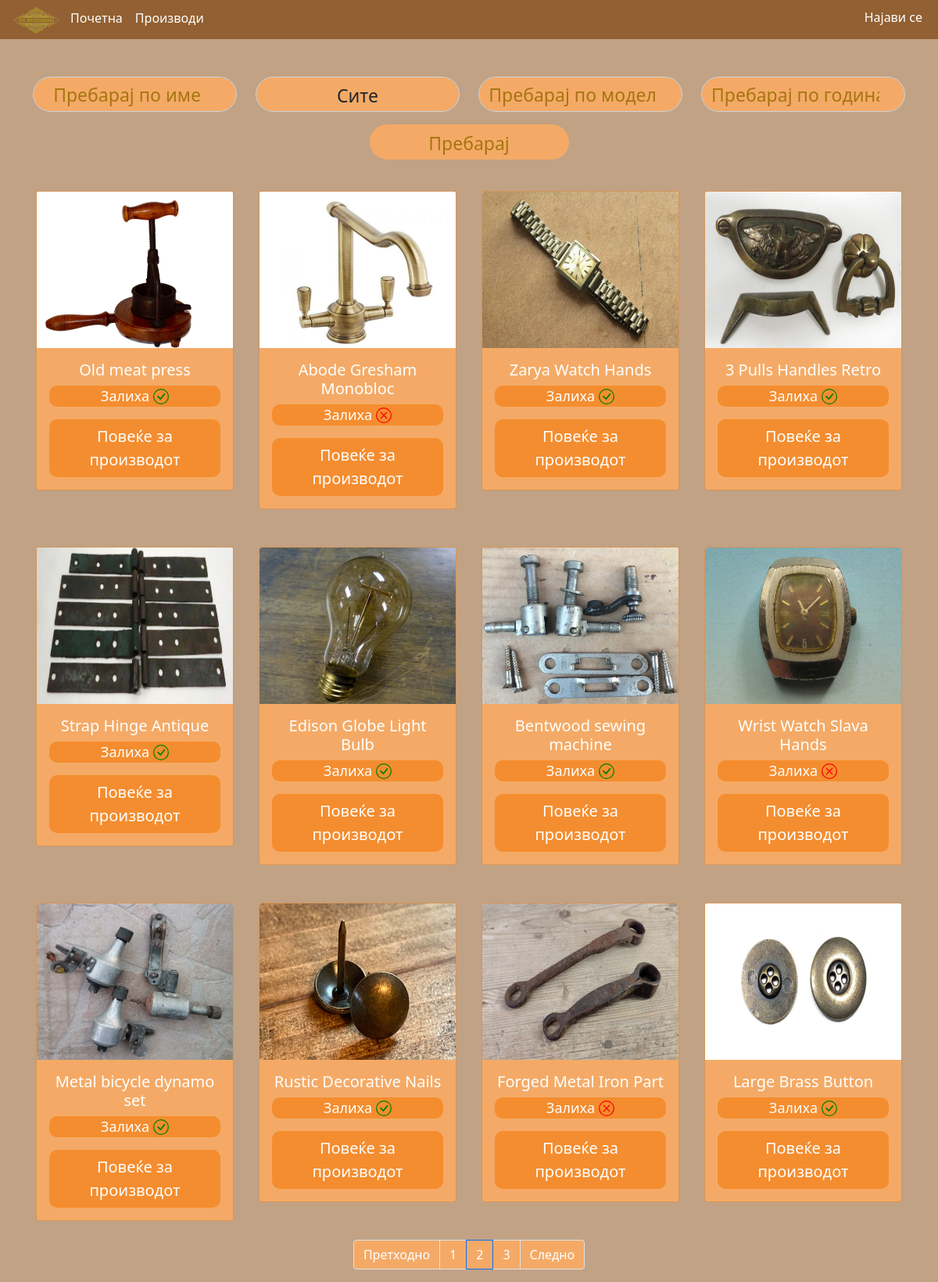
/products/?page=2, run on the app's committed database.
### The_Antiquarians_app/models.py (models this page shows, shortened)
class Product(models.Model):
    CATEGORY = [
        ('Мебел', 'Мебел'),
        ('Накит', 'Накит'),
        ('Часовници', 'Часовници'),
        ('Кујнски прибор', 'Кујнски прибор'),
        ('Декоративни работи', 'Декоративни работи'),
        ('Интериор', 'Интериор'),
        ('Музички инструменти', 'Музички инструменти'),
        ('Играчки', 'Играчки'),
        ('Текстил', 'Текстил'),
    ]
    seller_name_and_surname = models.CharField(max_length=100, null=True, blank=True)
    seller_city = models.CharField(max_length=100, null=True, blank=True)
    seller_email = models.CharField(max_length=100, null=True, blank=True)
    seller_phone_number = models.CharField(max_length=100, null=True, blank=True)
    name = models.CharField(max_length=100, null=False, blank=False)
    price = models.IntegerField(null=False, blank=False)
    quantity = models.IntegerField(null=False, blank=False)
    year = models.IntegerField(null=False, blank=False)
    category = models.CharField(max_length=255, null=False, blank=False, choices=CATEGORY)
    model = models.CharField(max_length=255, null=False, blank=False)
    image = models.ImageField(upload_to="The_Antiquarians_app/static/images/images")
    description = models.TextField(max_length=500)
    @property
    def imageURL(self):
        try:
            url = self.image.url
        except:
            url = ''
        return url

### The_Antiquarians_app/views.py (the view)
# urls.py: path('products/', products, name="products"),
def products(request):
    name_filter = request.GET.get('name_filter')
    category_filter = request.GET.get('category_filter')
    model_filter = request.GET.get('model_filter')
    year_filter = request.GET.get('year_filter')
    all_products = Product.objects.all()
    if name_filter:
        all_products = all_products.filter(name__icontains=name_filter)
    if category_filter:
        all_products = all_products.filter(category__icontains=category_filter)
    if model_filter:
        all_products = all_products.filter(model__icontains=model_filter)
    if year_filter:
        all_products = all_products.filter(year__icontains=year_filter)
    paginator = Paginator(all_products, 12)
    page_number = request.GET.get('page')
    all_products = paginator.get_page(page_number)
    categories = []
    for category in Product.CATEGORY:
        categories.append(category[1])
    context = {
        "products": all_products,
        "name_filter_value": name_filter,
        "category_filter_value": category_filter,
        "model_filter_value": model_filter,
        "year_filter_value": year_filter,
        "categories": categories
    }
    return render(request, "products.html", context=context)

### The_Antiquarians_app/templates/products.html (shortened to what this page needs)
{% extends 'main.html' %}
{% load static %}
{% block content %}
    <div class="container mt-5">
        <form method="GET" action="{% url 'products' %}">
            <div class="row">
                <div class="col-lg-3 col-md-6">
                    <input class="form-control btn-search-products" type="search" name="name_filter"
                           placeholder="Пребарај по име" aria-label="Search"
                            >
                </div>
                <div class="col-lg-3 col-md-6">
                    <div class="dropdown">
                        <select class="form-control dropdown-toggle btn-search-products w-100" name="category_filter">
                            <option value="">Сите</option>
                        </select>
                    </div>
                </div>
                <div class="col-lg-3 col-md-6">
                    <input class="form-control btn-search-products" type="search" name="model_filter"
                           placeholder="Пребарај по модел" aria-label="Search"
                            >
                </div>
                <div class="col-lg-3 col-md-6">
                    <input class="form-control btn-search-products" type="search" name="year_filter"
                           placeholder="Пребарај по година" aria-label="Search"
                            >
                </div>
            </div>
            <div class="col-lg-3 col-md-3 container my-3">
                <button class="btn w-100 btn-add-new-product" type="submit">Пребарај</button>
            </div>
        </form>
    </div>
    <div class="container">
        <div class="row justify-content-center">
            {% for product in products %}
                <div class="px-3 col-3 my-4">
                    <div class="card product-container">
                        <img src="{{ product.imageURL }}" class="card-img-top img-prod">
                        <div class="card-body">
                            <h5 class="card-title text-white text-center">{{ product.name }}</h5>
                            {% if product.quantity > 0 %}
                                <p class="card-btn-stock text-white">
                                    Залиха
                                </p>
                            {% else %}
                                <p class="card-btn-stock text-white">
                                    Залиха
                                </p>
                            {% endif %}
                            <div class="d-flex justify-content-center card-btn-product">
                                <a class="text-white btn fs-5" href="{% url 'product_details' product.id %}">Повеќе за
                                    производот</a>
                            </div>
                        </div>
                    </div>
                </div>
            {% endfor %}
        </div>
    </div>
    <nav aria-label="Page navigation example">
        <ul class="pagination justify-content-center">
            {% if products.has_previous %}
                <li class="page-item">
                    <a class="page-link" href="?page={{ products.previous_page_number }}" tabindex="-1">Претходно</a>
                </li>
            {% endif %}
            {% for num in products.paginator.page_range %}
                {% if products.number == num %}
                    <li class="page-item active">
                        <span class="page-link">{{ num }}</span>
                    </li>
                {% else %}
                    <li class="page-item">
                        <a class="page-link" href="?page={{ num }}">{{ num }}</a>
                    </li>
                {% endif %}
            {% endfor %}
            {% if products.has_next %}
                <li class="page-item">
                    <a class="page-link" href="?page={{ products.next_page_number }}">Следно</a>
                </li>
            {% endif %}
        </ul>
    </nav>
{% endblock content %}

### The_Antiquarians_app/static/css/main.css (style rules this page uses)
body { background-color: #c1a285 !important; }
.btn-search-products { background-color: #f4aa66 !important; border-radius: 1.563rem !important; height: 2.813rem; font-size: 1.438rem !important; color: white; text-align: center; }
.btn-add-new-product { background-color: #f4aa66 !important; border-radius: 1.563rem !important; height: 2.813rem; font-size: 1.438rem !important; color: white; text-align: center; color: #a6750f !important; }
::placeholder { color: #a6750f !important; }
.card-btn-stock { background-color: #f48d2f !important; border-radius: 0.625rem !important; font-size: 1.125rem !important; width: 100%; text-align: center; display: flex; align-items: center; justify-content: center; flex-direction: row; }
.stock { margin-left: 5px; }
.card-btn-product { background-color: #f48d2f !important; border-radius: 0.625rem !important; font-size: 1.125rem !important; }
.product-container { background-color: #f4aa66 !important; }
.page-link { color: white !important; background-color: #f4aa66 !important; }
.img-prod { background-color: white !important; height: 200px !important; }

### data on the page
Product: imageURL (picture), name "Old meat press", quantity "Залиха"
Product: imageURL (picture), name "Abode Gresham Monobloc", quantity "Залиха"
Product: imageURL (picture), name "Zarya Watch Hands", quantity "Залиха"
Product: imageURL (picture), name "3 Pulls Handles Retro", quantity "Залиха"
Product: imageURL (picture), name "Strap Hinge Antique", quantity "Залиха"
Product: imageURL (picture), name "Edison Globe Light Bulb", quantity "Залиха"
Product: imageURL (picture), name "Bentwood sewing machine", quantity "Залиха"
Product: imageURL (picture), name "Wrist Watch Slava Hands", quantity "Залиха"
Product: imageURL (picture), name "Metal bicycle dynamo set", quantity "Залиха"
Product: imageURL (picture), name "Rustic Decorative Nails", quantity "Залиха"
Product: imageURL (picture), name "Forged Metal Iron Part", quantity "Залиха"
Product: imageURL (picture), name "Large Brass Button", quantity "Залиха"

### other printed values
{{ num }} "1" "3"
{{ num }} "2"
